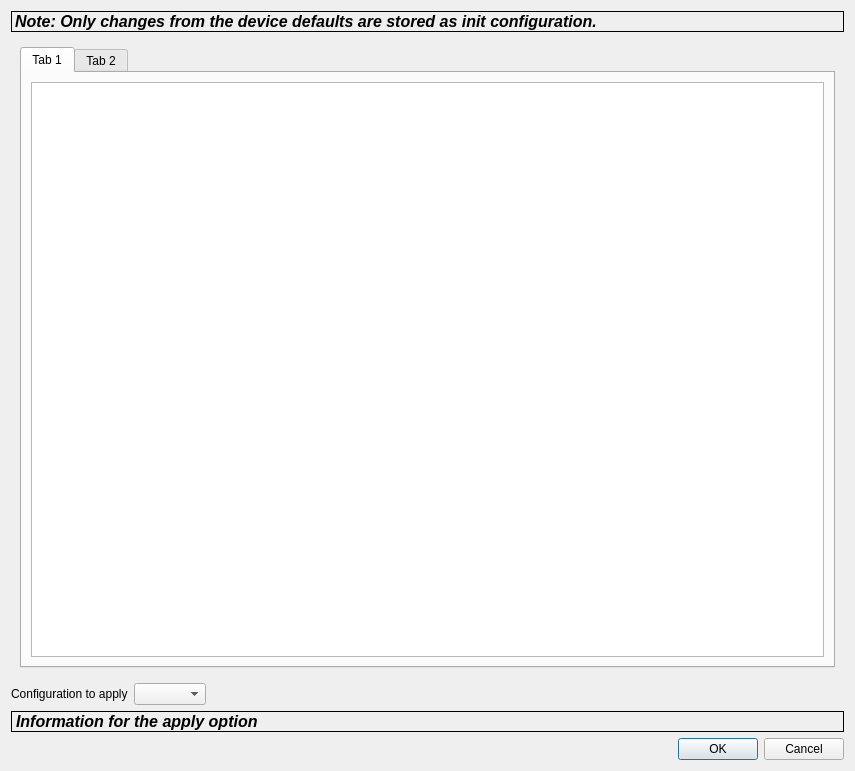
<?xml version="1.0" encoding="UTF-8"?>
<ui version="4.0">
 <class>Dialog</class>
 <widget class="QDialog" name="Dialog">
  <property name="geometry">
   <rect>
    <x>0</x>
    <y>0</y>
    <width>855</width>
    <height>771</height>
   </rect>
  </property>
  <property name="windowTitle">
   <string>Init Configuration Preview</string>
  </property>
  <layout class="QVBoxLayout" name="verticalLayout_3">
   <item>
    <widget class="QLabel" name="ui_info_configuration">
     <property name="font">
      <font>
       <pointsize>9</pointsize>
       <italic>true</italic>
      </font>
     </property>
     <property name="frameShape">
      <enum>QFrame::Box</enum>
     </property>
     <property name="text">
      <string>&lt;html&gt;&lt;head/&gt;&lt;body&gt;&lt;p&gt;&lt;a name=&quot;5cbf7e39b69c8e058d5ba90999c27758ec0f2e64_354_352&quot;/&gt;&lt;span style=&quot; font-size:12pt; font-weight:600;&quot;&gt;N&lt;/span&gt;&lt;span style=&quot; font-size:12pt; font-weight:600;&quot;&gt;ote: Only changes from the device defaults are stored as init configuration.&lt;/span&gt;&lt;/p&gt;&lt;/body&gt;&lt;/html&gt;</string>
     </property>
    </widget>
   </item>
   <item>
    <layout class="QHBoxLayout" name="horizontalLayout">
     <item>
      <widget class="QStackedWidget" name="stackedWidget">
       <widget class="QWidget" name="page_3">
        <layout class="QVBoxLayout" name="verticalLayout_5">
         <item>
          <widget class="QTabWidget" name="tabWidget">
           <property name="currentIndex">
            <number>0</number>
           </property>
           <widget class="QWidget" name="configuration_tab">
            <attribute name="title">
             <string>Tab 1</string>
            </attribute>
            <layout class="QVBoxLayout" name="verticalLayout_4">
             <item>
              <widget class="QTextEdit" name="ui_configuration_text">
               <property name="readOnly">
                <bool>true</bool>
               </property>
              </widget>
             </item>
            </layout>
           </widget>
           <widget class="QWidget" name="default_values_tab">
            <attribute name="title">
             <string>Tab 2</string>
            </attribute>
            <layout class="QVBoxLayout" name="verticalLayout">
             <item>
              <layout class="QHBoxLayout" name="horizontalLayout_2">
               <item>
                <layout class="QVBoxLayout" name="verticalLayout_2">
                 <item>
                  <widget class="QLabel" name="ui_info_deafult_value">
                   <property name="font">
                    <font>
                     <weight>50</weight>
                     <bold>false</bold>
                    </font>
                   </property>
                   <property name="text">
                    <string>Init configuration composed with default parameters from device class schema.</string>
                   </property>
                  </widget>
                 </item>
                 <item>
                  <widget class="QTextEdit" name="ui_full_configuration_text">
                   <property name="sizePolicy">
                    <sizepolicy hsizetype="MinimumExpanding" vsizetype="MinimumExpanding">
                     <horstretch>0</horstretch>
                     <verstretch>0</verstretch>
                    </sizepolicy>
                   </property>
                   <property name="minimumSize">
                    <size>
                     <width>100</width>
                     <height>0</height>
                    </size>
                   </property>
                   <property name="readOnly">
                    <bool>true</bool>
                   </property>
                  </widget>
                 </item>
                </layout>
               </item>
              </layout>
             </item>
            </layout>
           </widget>
          </widget>
         </item>
        </layout>
       </widget>
      </widget>
     </item>
    </layout>
   </item>
   <item>
    <layout class="QHBoxLayout" name="horizontalLayout_3">
     <item>
      <widget class="QLabel" name="label">
       <property name="text">
        <string>Configuration to apply</string>
       </property>
      </widget>
     </item>
     <item>
      <widget class="QComboBox" name="ui_configuration_selector"/>
     </item>
     <item>
      <spacer name="horizontalSpacer">
       <property name="orientation">
        <enum>Qt::Horizontal</enum>
       </property>
       <property name="sizeHint" stdset="0">
        <size>
         <width>40</width>
         <height>20</height>
        </size>
       </property>
      </spacer>
     </item>
    </layout>
   </item>
   <item>
    <widget class="QLabel" name="ui_info_label">
     <property name="minimumSize">
      <size>
       <width>0</width>
       <height>0</height>
      </size>
     </property>
     <property name="font">
      <font>
       <pointsize>12</pointsize>
       <weight>75</weight>
       <italic>true</italic>
       <bold>true</bold>
      </font>
     </property>
     <property name="frameShape">
      <enum>QFrame::Box</enum>
     </property>
     <property name="text">
      <string>Information for the apply option</string>
     </property>
     <property name="wordWrap">
      <bool>true</bool>
     </property>
    </widget>
   </item>
   <item>
    <widget class="QDialogButtonBox" name="buttonBox">
     <property name="orientation">
      <enum>Qt::Horizontal</enum>
     </property>
     <property name="standardButtons">
      <set>QDialogButtonBox::Cancel|QDialogButtonBox::Ok</set>
     </property>
    </widget>
   </item>
  </layout>
 </widget>
 <resources/>
 <connections>
  <connection>
   <sender>buttonBox</sender>
   <signal>accepted()</signal>
   <receiver>Dialog</receiver>
   <slot>accept()</slot>
   <hints>
    <hint type="sourcelabel">
     <x>248</x>
     <y>254</y>
    </hint>
    <hint type="destinationlabel">
     <x>157</x>
     <y>274</y>
    </hint>
   </hints>
  </connection>
  <connection>
   <sender>buttonBox</sender>
   <signal>rejected()</signal>
   <receiver>Dialog</receiver>
   <slot>reject()</slot>
   <hints>
    <hint type="sourcelabel">
     <x>316</x>
     <y>260</y>
    </hint>
    <hint type="destinationlabel">
     <x>286</x>
     <y>274</y>
    </hint>
   </hints>
  </connection>
 </connections>
</ui>
